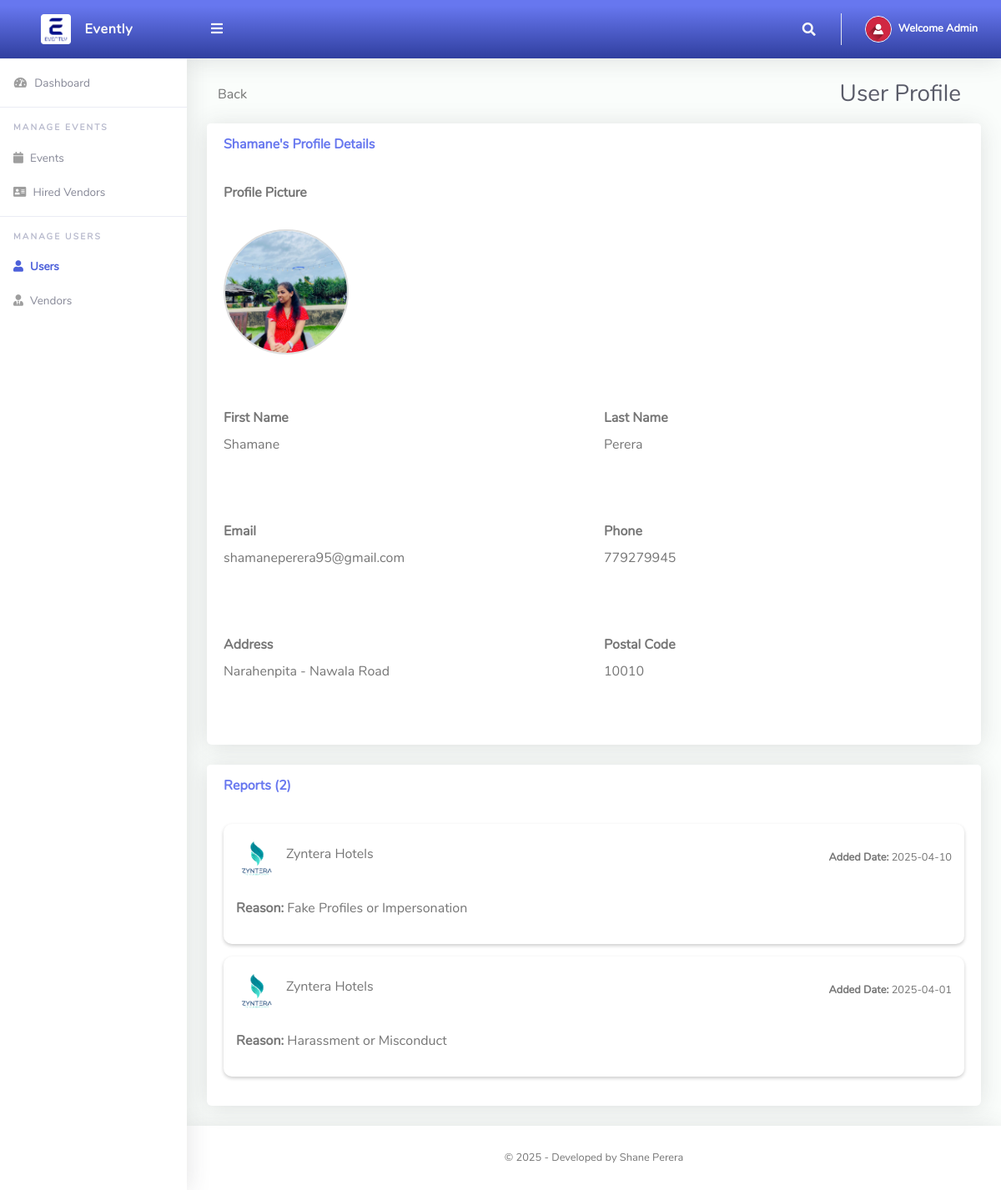
Screenshot of /Admin/UserProfile.php?ID=5 (signed in) with the database file from the repository.
### tables this page shows
CREATE TABLE `allusers` (
  `ID` int(200) NOT NULL,
  `Firstname` varchar(200) NOT NULL,
  `Lastname` varchar(200) NOT NULL,
  `Email` varchar(200) NOT NULL,
  `Phone` int(200) NOT NULL,
  `ProfilePic` varchar(200) NOT NULL,
  `Address` varchar(200) NOT NULL,
  `Postalcode` int(200) NOT NULL,
  `Vendortype` varchar(200) NOT NULL,
  `Userrole` varchar(200) NOT NULL,
  `Password` varchar(200) NOT NULL
);

CREATE TABLE `userreports` (
  `ID` int(200) NOT NULL,
  `VendorID` int(200) NOT NULL,
  `UserID` int(200) NOT NULL,
  `Reason` varchar(500) NOT NULL,
  `AddedDate` date NOT NULL
);

### Admin/UserProfile.php (the view, shortened to what this page needs)
<?php
include '../Includes/dbcon.php';
$userId = isset($_GET['ID']) ? $_GET['ID'] : null;
$query = "SELECT * FROM allusers WHERE ID = '$userId'";
$result = $conn->query($query);
if ($result->num_rows > 0) {
    $row = $result->fetch_assoc();
    $Firstname = $row['Firstname'];
    $Lastname = $row['Lastname'];
    $Email = $row['Email'];
    $Phone = $row['Phone'];
    $Profilepic = $row['ProfilePic'];
    $Address = !empty($row['Address']) ? $row['Address'] : '-';
	  $Postalcode = !empty($row['Postalcode']) ? $row['Postalcode'] : '-';
}
else {
	die("user not found");
}
$reportQuery = "SELECT r.*, u.Firstname AS VendorFirstname, u.Lastname AS VendorLastname, u.ProfilePic AS VendorProfilePic
                FROM userreports r
                JOIN allusers u ON r.VendorID = u.ID
                WHERE r.UserID = '$userId'
                ORDER BY r.AddedDate DESC";
$reportResult = $conn->query($reportQuery);
$reportCount = $reportResult->num_rows;
?>
<!DOCTYPE html>
<html lang="en">
<head>
  <link href="../vendor/fontawesome-free/css/all.min.css" rel="stylesheet" type="text/css">
  <link href="../vendor/bootstrap/css/bootstrap.min.css" rel="stylesheet" type="text/css">
  <link href="css/ruang-admin.min.css" rel="stylesheet">
</head>
<body id="page-top">
  <div id="wrapper">
      <?php include "Includes/sidebar.php";?>
    <div id="content-wrapper" class="d-flex flex-column">
      <div id="content">
       <?php include "Includes/topbar.php";?>
        <div class="container-fluid" id="container-wrapper">
        <div class="col-xl-12 d-flex flex-row align-items-center form-group row mb-3 justify-content-between" align="left">
			<a href="javascript:history.back();"><button type="submit" name="save" class="btn btn-cancel">Back</button></a>
            <h1 class="h3 mb-0 text-gray-800">User Profile</h1>
          </div>
          <div class="row">
            <div class="col-lg-12">
              <div class="card mb-4">
                <div class="card-header py-3 d-flex flex-row align-items-center justify-content-between">
                <h6 class="m-0 font-weight-bold text-primary"><?php echo $Firstname; ?>'s Profile Details</h6>
                </div>
                <div class="card-body" align="center">
					<form method="Post" action="">
					<div class="form-group row mb-3">
						<div class="col-xl-6" align="left">
                        <label class="form-control-label"><b>Profile Picture</b></label>
						<br>
						<br>
            <img src="<?php echo ($Profilepic && file_exists($Profilepic)) ? $Profilepic : 'img/user-icn.png'; ?>" class="profile-pic">
                        </div>
						</div>
					  	<br>
					  	<br>
                  <div class="form-group row mb-3">
						<div class="col-xl-6" align="left">
                        <label class="form-control-label"><b>First Name</b></label>
						<br>
						<label class="form-control-label"><?php echo $Firstname;?></label>
                        </div>
						<br>
					 	<br>
					  	<br>
					  	<br>
						<div class="col-xl-6" align="left">
                        <label class="form-control-label"><b>Last Name</b></label>
						<br>
                        <label class="form-control-label"><?php echo $Lastname;?></label>
                        </div>
						</div>
						<br>
					<div class="form-group row mb-3">
						<div class="col-xl-6" align="left">
                        <label class="form-control-label"><b>Email</b></label>
						<br>
                        <label class="form-control-label"><?php echo $Email;?></label>
                        </div>
						<br>
					 	<br>
					  	<br>
					  	<br>
						<div class="col-xl-6" align="left">
                        <label class="form-control-label"><b>Phone</b></label>
						<br>
                        <label class="form-control-label"><?php echo $Phone;?></label>
                        </div>
						</div>
						<br>
					<div class="form-group row mb-3">
						<div class="col-xl-6" align="left">
                        <label class="form-control-label"><b>Address</b></label>
						<br>
                        <label class="form-control-label"><?php echo $Address;?></label>
                        </div>
						<br>
					 	<br>
					  	<br>
					  	<br>
						<div class="col-xl-6" align="left">
                        <label class="form-control-label"><b>Postal Code</b></label>
						<br>
                        <label class="form-control-label"><?php echo $Postalcode;?></label>
                        </div>
						</div>
					</form>
                </div>
              </div>
          </div>
        </div>
        <div class="row">
            <div class="col-lg-12">
              <div class="card mb-4">
                <div class="card-header py-3 d-flex flex-row align-items-center justify-content-between">
                  <h6 class="m-0 font-weight-bold text-primary">Reports (<?php echo $reportCount; ?>)</h6>
                </div>
                <div class="card-body">
                <?php if ($reportResult->num_rows > 0) { ?>
                    <?php while ($report = $reportResult->fetch_assoc()) { ?>
                      <div class="report-card">
                        <div class="report-header">
                          <div class="report-info">
                            <img src="<?php echo ($report['VendorProfilePic'] && file_exists($report['VendorProfilePic'])) ? $report['VendorProfilePic'] : 'img/user-icn.png'; ?>">
                            <h6><?php echo $report['VendorFirstname'] . ' ' . $report['VendorLastname']; ?></h6>
                          </div>
                          <small><strong>Added Date:</strong> <?php echo $report['AddedDate']; ?></small>
                        </div>
                        <br>
                        <p><strong>Reason:</strong> <?php echo $report['Reason']; ?></p>
                      </div>
                    <?php } ?>
                  <?php } else { ?>
                    <p>No reports found.</p>
                  <?php } ?>
                </div>
              </div>
            </div>
          </div>
      </div>
       <?php include "Includes/footer.php";?>
    </div>
  </div>
</body>
</html>

### Admin/Includes/sidebar.php (shortened to what this page needs)
<?php $currentPage = basename($_SERVER['PHP_SELF']); ?>
 <ul class="navbar-nav sidebar sidebar-light accordion " id="accordionSidebar">
      <a class="sidebar-brand d-flex align-items-center bg-gradient-primary  justify-content-center" href="index.php">
        <div class="sidebar-brand-icon" >
          <img src="img/logo/attnlg.png">
        </div>
        <div class="sidebar-brand-text mx-3">Evently</div>
      </a>
      <hr class="sidebar-divider my-0">
      <li class="nav-item <?= ($currentPage == 'index.php') ? 'active' : '' ?>">
        <a class="nav-link" href="index.php">
          <i class="fas fa-fw fa-tachometer-alt"></i>
          <span>Dashboard</span></a>
      </li>
	 <hr class="sidebar-divider">
      <div class="sidebar-heading">
        Manage Events
      </div>
      <li class="nav-item <?= ($currentPage == 'AllEvents.php' || $currentPage == 'Eventview.php') ? 'active' : '' ?>">
        <a class="nav-link collapsed" href="AllEvents.php" >
          <i class="fa fa-calendar"></i>
          <span>Events</span>
        </a>
      </li>
	 <li class="nav-item <?= ($currentPage == 'HiredVendors.php') ? 'active' : '' ?>">
        <a class="nav-link collapsed" href="HiredVendors.php" >
          <i class="fa fa-address-card"></i>
          <span>Hired Vendors</span>
        </a>
      </li>
      <hr class="sidebar-divider">
      <div class="sidebar-heading">
        Manage Users
      </div>
      <li class="nav-item <?= ($currentPage == 'AllUsers.php'|| $currentPage == 'UserProfile.php') ? 'active' : '' ?>">
        <a class="nav-link collapsed" href="AllUsers.php" >
          <i class="fas fa-user"></i>
          <span>Users</span>
        </a>
      </li>
	 <li class="nav-item <?= ($currentPage == 'AllVendors.php' || $currentPage == 'Vendorprofile.php') ? 'active' : '' ?>">
        <a class="nav-link collapsed" href="AllVendors.php" >
          <i class="fas fa-user-tie"></i>
          <span>Vendors</span>
        </a>
      </li>
    </ul>

### Admin/Includes/topbar.php (shortened to what this page needs)
<?php
  $query = "SELECT * FROM allusers WHERE ID = ".$_SESSION['userId']."";
  $rs = $conn->query($query);
  $rows = $rs->fetch_assoc();
  $fullName = $rows['Firstname']." ".$rows['Lastname'];
?>
<nav class="navbar navbar-expand navbar-light bg-gradient-primary topbar mb-4 static-top">
          <button id="sidebarToggleTop" class="btn btn-link rounded-circle mr-3">
            <i class="fa fa-bars"></i>
          </button>
          <ul class="navbar-nav ml-auto">
            <li class="nav-item dropdown no-arrow">
              <a class="nav-link dropdown-toggle" href="#" id="searchDropdown" role="button" data-toggle="dropdown"
                aria-haspopup="true" aria-expanded="false">
                <i class="fas fa-search fa-fw"></i>
              </a>
            </li>
            <li class="nav-item dropdown no-arrow">
              <a class="nav-link dropdown-toggle" href="#" id="userDropdown" role="button" data-toggle="dropdown"
                aria-haspopup="true" aria-expanded="false">
                <img class="img-profile rounded-circle" src="img/user-icn.png" style="max-width: 60px">
                <span class="ml-2 d-none d-lg-inline text-white small"><b>Welcome <?php echo $fullName;?></b></span>
              </a>
            </li>
          </ul>
        </nav>

### Admin/Includes/footer.php
<footer class="sticky-footer bg-white">
       <div class="container my-auto">
         <div class="copyright text-center my-auto">
           <span> &copy; <script> document.write(new Date().getFullYear()); </script> - Developed by Shane Perera
           </span>
         </div>
       </div>
     </footer>

### Admin/UserProfile.php (style rules this page uses)
.profile-pic { width: 150px; height: 150px; border-radius: 50%; object-fit: cover; border: 2px solid #ddd ; }
.report-card { background: #fff; padding: 15px; border-radius: 10px; box-shadow: 0px 2px 4px rgba(0, 0, 0, 0.2); margin-bottom: 15px; }
.report-header { display: flex; align-items: center; justify-content: space-between; }
.report-info { display: flex; align-items: center; }
.report-info img { width: 50px; height: 50px; border-radius: 50%; object-fit: cover; margin-right: 10px; }
.profile-pic { width: 150px; height: 150px; border-radius: 50%; object-fit: cover; border: 2px solid #ddd; }

### Admin/Includes/sidebar.php (style rules this page uses)
.nav-item.active > .nav-link { color: #4C60DA !important; font-weight: 600; }
.nav-item.active > .nav-link i { color: #4C60DA !important; }

### rows the page displays
allusers: fullName "Admin"
allusers: Firstname "Shamane", ProfilePic (picture), Lastname "Perera", Email "shamaneperera95@gmail.com", Phone "779279945", Address "Narahenpita - Nawala Road", Postalcode "10010"
userreports: allusers.ProfilePic (picture), allusers.Firstname "Zyntera", allusers.Lastname "Hotels", AddedDate "2025-04-10", Reason "Fake Profiles or Impersonation"
userreports: allusers.ProfilePic (picture), allusers.Firstname "Zyntera", allusers.Lastname "Hotels", AddedDate "2025-04-01", Reason "Harassment or Misconduct"

### other values shown
$reportCount "2"
